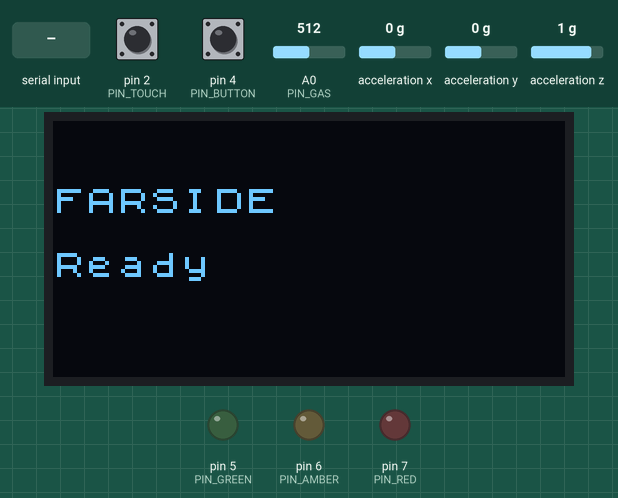
Recording of a sketch running on a simulated Arduino Uno, built with avr-gcc and run on an emulated ATmega328P. Parts: 128×64 one-colour display, output pins drawn as LEDs (lit = HIGH). Wiring (inferred from the names in the program): ADXL345 accelerometer at I2C address 0x1D. The test bench sets the inputs (shaded band); at power-on: pin 2 (PIN_TOUCH) LOW, pin 4 (PIN_BUTTON) HIGH, A0 (PIN_GAS) = 512, acceleration x 0 g, acceleration y 0 g, acceleration z 1 g. Random numbers use the default seed unless the sketch sets one; what the sketch prints to the serial monitor is not drawn.

Above: at 1.3 s.
1.4 s: "START:\n" received over Serial
At 3.0 s:
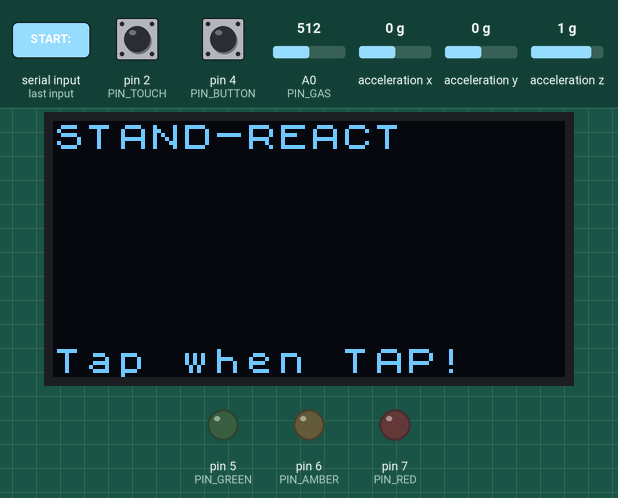
10.0 s: "START\n" received over Serial
At 16.6 s:
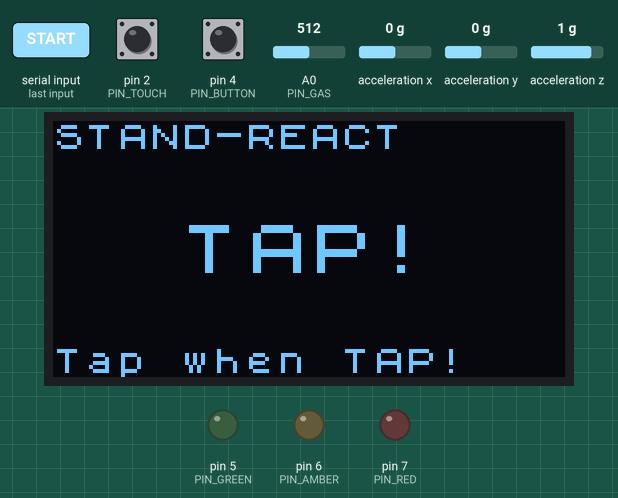
17.4 s: "MSG:\n" received over Serial
At 18.8 s:
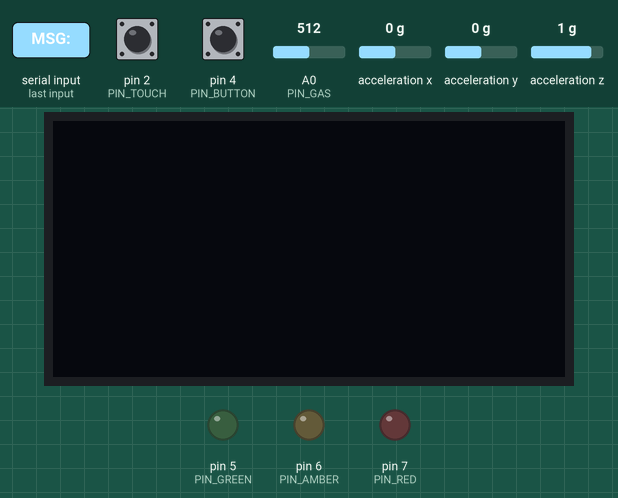
Timing chart, 0 to 20.4 s (numbered marks = the images above; inputs shaded):
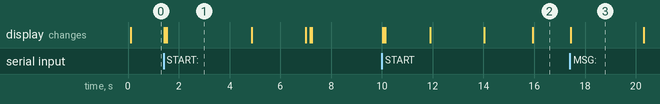

The sketch:

stand_react.ino
```cpp
// FARSIDE check-in station: STAND-REACT firmware for Arduino Uno R3 (kit v2).
//
// Kit: PmodACL accelerometer (ADXL345), I2C OLED 128x64, touch module (tap pad),
//      button module (start), gas module (cabin air), 3 tier LEDs, optional vibration motor.
//
// Serial: 115200 baud, one line per message (docs/schemas.md section 3).
//   App to Uno:  START          begin a 60 s run
//                START:20       begin a run of 20 s (stage demo; 5 to 120 s)
//                TIER:n         n = 0 all off, 1 green, 2 amber, 3 red (+ vibration if fitted)
//                MSG:text       OLED text, up to 32 characters (16 per line)
//                PING           Uno answers {"t":"ready"}
//   Uno to app:  {"t":"rt","ms":312}        one reaction time
//                {"t":"sway","rms":0.0410}  sway at end of run, in g
//                {"t":"done"}               run finished (always last)
//                {"t":"button"}             start button pressed
//                {"t":"air","raw":312}      gas sensor 0..1023, every 5 s when idle
//                {"t":"ready"} {"t":"start"} {"t":"err","msg":"acl"} {"t":"err","msg":"oled"}
//
// Library: "U8g2" by oliver (Library Manager). The accelerometer is read directly over I2C.

#include <Wire.h>
#include <U8x8lib.h>

// ---- Pins ----
const uint8_t PIN_TOUCH = 2;    // touch module OUT (HIGH when touched)
const uint8_t PIN_BUTTON = 4;   // button module OUT
const uint8_t PIN_GREEN = 5;    // tier 1
const uint8_t PIN_AMBER = 6;    // tier 2
const uint8_t PIN_RED = 7;      // tier 3
const uint8_t PIN_VIBE = 8;     // vibration MOTOR module IN (leave unwired if yours is a sensor)
const uint8_t PIN_GAS = A0;     // gas module AO

// ---- Settings ----
const bool HAS_VIBE_MOTOR = false;          // set true only if the vibration module is a motor
const unsigned long TAP_REFRACTORY_MS = 150;
const unsigned long RT_MIN_MS = 100;        // faster = anticipation, ignored
const unsigned long RT_TIMEOUT_MS = 2000;   // no tap: sent as 2000 ms, counts as a lapse
const unsigned long ISI_MIN_MS = 1500;      // random gap before each prompt
const unsigned long ISI_MAX_MS = 4000;
const unsigned long ACL_PERIOD_MS = 10;     // 100 Hz
const unsigned long AIR_PERIOD_MS = 5000;

// OLED: most 0.96" boards are SSD1306. For a 1.3" SH1106 board, swap the line below for:
// U8X8_SH1106_128X64_NONAME_HW_I2C oled(U8X8_PIN_NONE);
U8X8_SSD1306_128X64_NONAME_HW_I2C oled(U8X8_PIN_NONE);
bool oledOk = false;

uint8_t aclAddr = 0;  // 0x1D or 0x53, found at boot

enum State { IDLE, WAITING, STIMULUS };
State state = IDLE;
unsigned long testEnd = 0, nextStimulus = 0, stimulusAt = 0, lastTap = 0, lastAcl = 0, lastAir = 0;
bool touchWas = false, buttonWas = false, buttonIdle = LOW;

// Sway: running mean and variance of acceleration magnitude (Welford).
// The run's mean magnitude is the gravity estimate, which also cancels sensor offset.
unsigned long swayN = 0;
float swayMean = 0, swayM2 = 0;

char lineBuf[40];
uint8_t lineLen = 0;
char lastMsg[33] = "";  // last MSG text, shown again when a run ends (the app re-sends only on change)

// ---------- I2C helpers ----------
bool present(uint8_t addr) {
  Wire.beginTransmission(addr);
  return Wire.endTransmission() == 0;
}

void regWrite(uint8_t addr, uint8_t reg, uint8_t val) {
  Wire.beginTransmission(addr);
  Wire.write(reg);
  Wire.write(val);
  Wire.endTransmission();
}

// ---------- Accelerometer (ADXL345 on the PmodACL) ----------
bool aclBegin() {
  if (present(0x1D)) aclAddr = 0x1D;
  else if (present(0x53)) aclAddr = 0x53;
  else return false;
  regWrite(aclAddr, 0x2C, 0x0A);  // 100 Hz output rate
  regWrite(aclAddr, 0x31, 0x08);  // full resolution, +-2 g: 256 counts per g
  regWrite(aclAddr, 0x2D, 0x08);  // start measuring
  return true;
}

bool aclMagnitudeG(float &mag) {
  Wire.beginTransmission(aclAddr);
  Wire.write(0x32);  // DATAX0
  if (Wire.endTransmission(false) != 0) return false;
  if (Wire.requestFrom((int)aclAddr, 6) != 6) return false;
  int16_t v[3];
  for (uint8_t i = 0; i < 3; i++) {
    uint8_t lo = Wire.read();
    uint8_t hi = Wire.read();
    v[i] = (int16_t)((hi << 8) | lo);
  }
  float x = v[0] / 256.0, y = v[1] / 256.0, z = v[2] / 256.0;
  mag = sqrt(x * x + y * y + z * z);
  return true;
}

void sampleAcl() {
  float m;
  if (!aclMagnitudeG(m)) return;
  swayN++;
  float delta = m - swayMean;
  swayMean += delta / swayN;
  swayM2 += delta * (m - swayMean);
}

// ---------- OLED (16 columns x 8 rows of text) ----------
void oledLines(const char *a, const char *b) {
  if (!oledOk) return;
  oled.clearDisplay();
  oled.drawString(0, 2, a);
  oled.drawString(0, 4, b);
}

void showMsg(const char *text) {
  strncpy(lastMsg, text, 32);
  lastMsg[32] = '\0';
  char l1[17], l2[17];
  size_t len = strlen(text);
  strncpy(l1, text, 16);
  l1[16] = '\0';
  if (len > 16) {
    strncpy(l2, text + 16, 16);
    l2[16] = '\0';
  } else {
    l2[0] = '\0';
  }
  oledLines(l1, l2);
}

void promptOn() {
  if (oledOk) oled.draw2x2String(0, 3, "  TAP!  ");
}

void promptOff() {
  if (oledOk) oled.draw2x2String(0, 3, "        ");
}

// ---------- Outputs ----------
void setTier(int n) {
  digitalWrite(PIN_GREEN, n == 1 ? HIGH : LOW);
  digitalWrite(PIN_AMBER, n == 2 ? HIGH : LOW);
  digitalWrite(PIN_RED, n == 3 ? HIGH : LOW);
  if (HAS_VIBE_MOTOR && n == 3) {
    for (uint8_t i = 0; i < 3; i++) {
      digitalWrite(PIN_VIBE, HIGH);
      delay(250);
      digitalWrite(PIN_VIBE, LOW);
      delay(150);
    }
  }
}

void sendAir() {
  Serial.print(F("{\"t\":\"air\",\"raw\":"));
  Serial.print(analogRead(PIN_GAS));
  Serial.println('}');
}

// ---------- Test ----------
void startTest(int seconds) {
  if (state != IDLE) return;
  if (seconds < 5) seconds = 5;
  if (seconds > 120) seconds = 120;
  // Keep the tier LEDs as they are: the app only re-sends TIER when the tier changes (C7).
  swayN = 0;
  swayMean = 0;
  swayM2 = 0;
  if (oledOk) {  // rows 0 and 7, so the TAP! prompt (rows 3-4) never covers them
    oled.clearDisplay();
    oled.drawString(0, 0, "STAND-REACT");
    oled.drawString(0, 7, "Tap when TAP!");
  }
  unsigned long now = millis();
  testEnd = now + (unsigned long)seconds * 1000UL;
  nextStimulus = now + random(ISI_MIN_MS, ISI_MAX_MS + 1);
  lastAcl = now;
  state = WAITING;
  Serial.println(F("{\"t\":\"start\"}"));
}

void endStimulus(unsigned long rt) {
  promptOff();
  Serial.print(F("{\"t\":\"rt\",\"ms\":"));
  Serial.print(rt);
  Serial.println('}');
  nextStimulus = millis() + random(ISI_MIN_MS, ISI_MAX_MS + 1);
  state = WAITING;
}

void finishTest() {
  promptOff();
  state = IDLE;
  if (aclAddr && swayN > 1) {
    float rms = sqrt(swayM2 / swayN);
    Serial.print(F("{\"t\":\"sway\",\"rms\":"));
    Serial.print(rms, 4);
    Serial.println('}');
  }
  sendAir();
  Serial.println(F("{\"t\":\"done\"}"));
  if (lastMsg[0]) {
    char saved[33];
    strncpy(saved, lastMsg, 33);
    showMsg(saved);  // the app's current message; it updates again if the tier changes
  } else {
    oledLines("Test done", "Wait for result");
  }
}

// ---------- Serial ----------
void handleLine(char *s) {
  if (strcmp(s, "START") == 0) startTest(60);
  else if (strncmp(s, "START:", 6) == 0) startTest(atoi(s + 6));
  else if (strncmp(s, "TIER:", 5) == 0) setTier(atoi(s + 5));
  else if (strncmp(s, "MSG:", 4) == 0) showMsg(s + 4);
  else if (strcmp(s, "PING") == 0) Serial.println(F("{\"t\":\"ready\"}"));
}

void readSerial() {
  while (Serial.available()) {
    char c = Serial.read();
    if (c == '\r') continue;
    if (c == '\n') {
      lineBuf[lineLen] = '\0';
      handleLine(lineBuf);
      lineLen = 0;
    } else if (lineLen < sizeof(lineBuf) - 1) {
      lineBuf[lineLen++] = c;
    }
  }
}

// ---------- Main ----------
void setup() {
  Serial.begin(115200);
  pinMode(PIN_TOUCH, INPUT);
  pinMode(PIN_BUTTON, INPUT_PULLUP);
  pinMode(PIN_GREEN, OUTPUT);
  pinMode(PIN_AMBER, OUTPUT);
  pinMode(PIN_RED, OUTPUT);
  if (HAS_VIBE_MOTOR) pinMode(PIN_VIBE, OUTPUT);

  Wire.begin();
  oledOk = present(0x3C) || present(0x3D);
  if (oledOk) {
    oled.setBusClock(400000);
    oled.begin();
    oled.setFont(u8x8_font_chroma48medium8_r);
  }
  Wire.setWireTimeout(25000, true);  // never hang the station on a bad I2C wire
  // The PmodACL runs on 3.3 V: switch off the Uno's internal 5 V pull-ups on SDA and SCL.
  // The bus is then pulled up by the OLED board, which is powered from 3.3 V.
  digitalWrite(SDA, LOW);
  digitalWrite(SCL, LOW);

  bool aclOk = aclBegin();
  randomSeed(analogRead(A1));  // A1 left unconnected = noise
  buttonIdle = digitalRead(PIN_BUTTON);  // works for active-high and active-low buttons
  buttonWas = buttonIdle;

  oledLines("FARSIDE", aclOk ? "Ready" : "ACL ERROR");
  if (!aclOk) Serial.println(F("{\"t\":\"err\",\"msg\":\"acl\"}"));
  if (!oledOk) Serial.println(F("{\"t\":\"err\",\"msg\":\"oled\"}"));
  Serial.println(F("{\"t\":\"ready\"}"));
}

void loop() {
  readSerial();
  unsigned long now = millis();

  // Start button: report a press (edge away from the idle level).
  bool button = digitalRead(PIN_BUTTON);
  if (button != buttonIdle && buttonWas == buttonIdle && state == IDLE) {
    Serial.println(F("{\"t\":\"button\"}"));
    delay(30);  // debounce
  }
  buttonWas = button;

  if (state == IDLE) {
    if (now - lastAir >= AIR_PERIOD_MS) {
      lastAir = now;
      sendAir();
    }
    return;
  }

  if (aclAddr && now - lastAcl >= ACL_PERIOD_MS) {
    lastAcl = (now - lastAcl > 50) ? now : lastAcl + ACL_PERIOD_MS;  // resync if behind
    sampleAcl();
  }

  // Tap = rising edge on the touch module.
  bool touch = digitalRead(PIN_TOUCH) == HIGH;
  bool tap = touch && !touchWas && now - lastTap > TAP_REFRACTORY_MS;
  touchWas = touch;
  if (tap) lastTap = now;

  if (state == WAITING) {
    if (now >= testEnd) {
      finishTest();
      return;
    }
    if (now >= nextStimulus && !touch) {  // never prompt while a finger is already down
      promptOn();
      stimulusAt = millis();  // after the prompt is on screen
      state = STIMULUS;
    }
  } else if (state == STIMULUS) {
    unsigned long rt = now - stimulusAt;
    if (tap && rt >= RT_MIN_MS) endStimulus(rt);
    else if (rt >= RT_TIMEOUT_MS) endStimulus(RT_TIMEOUT_MS);
  }
}
```

Measured:
- after the input at 1.4 s, the display: first changes at once (image 1 shows a later state)
- after the input at 10.0 s, the display: first changes at once (image 2 shows a later state)
- what the display in image 1 shows lasts 3.4 s, from 1.5 s to 4.9 s
